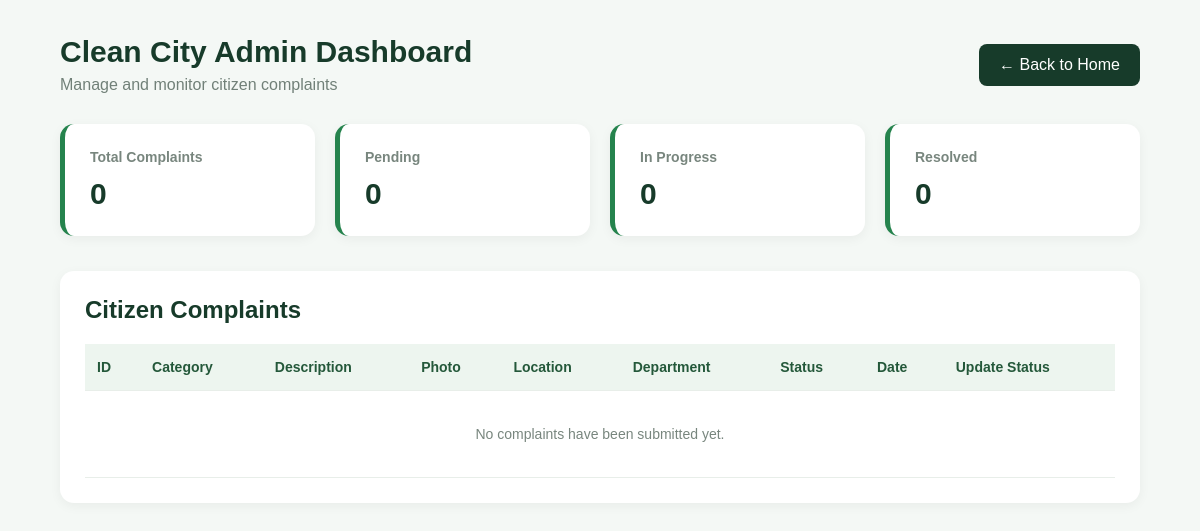
The page /admin on the database as committed earlier.
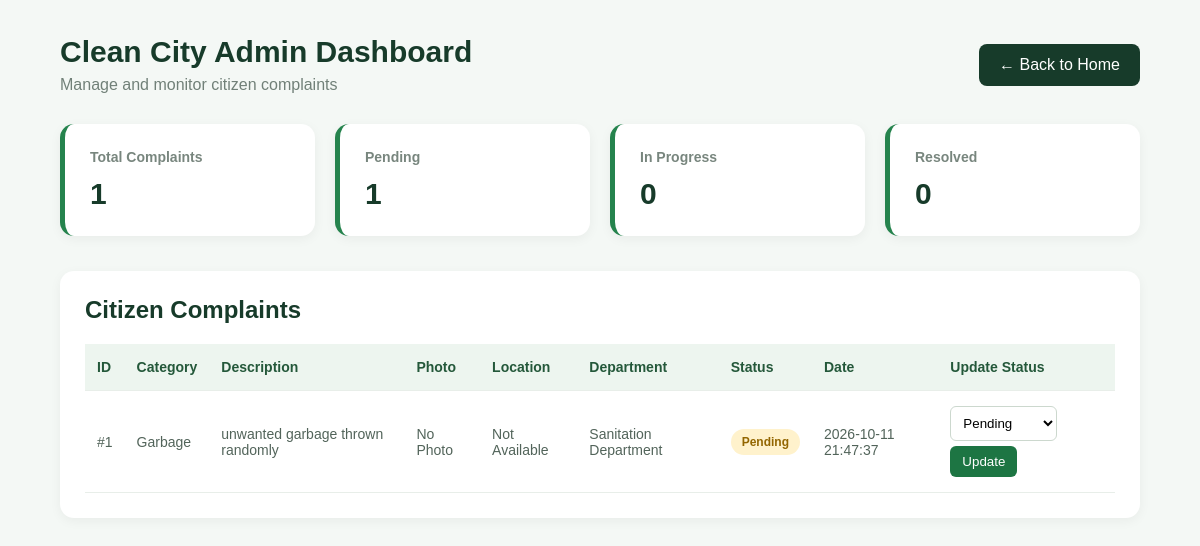
The same page on the database as committed later.
### tables this page shows
CREATE TABLE issues (

            id INTEGER PRIMARY KEY AUTOINCREMENT,

            category TEXT NOT NULL,

            description TEXT NOT NULL,

            photo TEXT,

            latitude REAL,

            longitude REAL,

            status TEXT DEFAULT 'Pending',

            department TEXT,

            created_at TEXT NOT NULL

        );

### app.py (the view)
@app.route("/admin")
def admin():
    connection = get_db_connection()
    issues = connection.execute(
        "SELECT * FROM issues ORDER BY id DESC"
    ).fetchall()
    total = connection.execute(
        "SELECT COUNT(*) FROM issues"
    ).fetchone()[0]
    pending = connection.execute(
        "SELECT COUNT(*) FROM issues WHERE status = 'Pending'"
    ).fetchone()[0]
    in_progress = connection.execute(
        "SELECT COUNT(*) FROM issues WHERE status = 'In Progress'"
    ).fetchone()[0]
    resolved = connection.execute(
        "SELECT COUNT(*) FROM issues WHERE status = 'Resolved'"
    ).fetchone()[0]
    connection.close()
    return render_template(
        "admin.html",
        issues=issues,
        total=total,
        pending=pending,
        in_progress=in_progress,
        resolved=resolved
    )

### app.py (called while the page is built)
def get_db_connection():
    connection = sqlite3.connect("database.db")
    connection.row_factory = sqlite3.Row
    return connection

### templates/admin.html (shortened to what the changed rows need)
<!DOCTYPE html>
<html lang="en">
<head>
</head>
<body>
<div class="admin-page">
    <header class="admin-header">
        <div>
            <h1>Clean City Admin Dashboard</h1>
        </div>
    </header>
    <section class="dashboard-stats">
        <div class="stat-card">
            <h3>Total Complaints</h3>
            <h2>{{ total }}</h2>
        </div>
        <div class="stat-card">
            <h3>Pending</h3>
            <h2>{{ pending }}</h2>
        </div>
        <div class="stat-card">
            <h2>{{ in_progress }}</h2>
        </div>
        <div class="stat-card">
            <h2>{{ resolved }}</h2>
        </div>
    </section>
    <section class="complaints-section">
        <h2>Citizen Complaints</h2>
        <div class="table-container">
            <table>
                <thead>
                    <tr>
                        <th>ID</th>
                        <th>Category</th>
                        <th>Description</th>
                        <th>Photo</th>
                        <th>Location</th>
                        <th>Department</th>
                        <th>Status</th>
                        <th>Date</th>
                        <th>Update Status</th>
                    </tr>
                </thead>
                <tbody>
                {% for issue in issues %}
                    <tr>
                        <td>#{{ issue['id'] }}</td>
                        <td>{{ issue['category'] }}</td>
                        <td>{{ issue['description'] }}</td>
                        <td>
                            {% if issue['photo'] %}
                                <a class="photo-link"
                                   href="{{ url_for('static', filename='uploads/' + issue['photo']) }}"
                                   target="_blank">
                                    View Photo
                                </a>
                            {% else %}
                                No Photo
                            {% endif %}
                        </td>
                        <td>
                            {% if issue['latitude'] and issue['longitude'] %}
                                <a class="location-link"
                                   href="https://www.google.com/maps?q={{ issue['latitude'] }},{{ issue['longitude'] }}"
                                   target="_blank">
                                    View Map
                                </a>
                            {% else %}
                                Not Available
                            {% endif %}
                        </td>
                        <td>{{ issue['department'] or 'Not Assigned' }}</td>
                        <td>
                            {% if issue['status'] == 'Pending' %}
                                <span class="status pending">Pending</span>
                            {% elif issue['status'] == 'In Progress' %}
                                <span class="status in-progress">In Progress</span>
                            {% elif issue['status'] == 'Resolved' %}
                                <span class="status resolved">Resolved</span>
                            {% else %}
                                {{ issue['status'] }}
                            {% endif %}
                        </td>
                        <td>{{ issue['created_at'] }}</td>
                        <td>
                            <form
                                action="{{ url_for('update_status', issue_id=issue['id']) }}"
                                method="POST">
                                <select name="status" required>
                                    <option value="Pending"
                                        {% if issue['status'] == 'Pending' %}selected{% endif %}>
                                        Pending
                                    </option>
                                </select>
                                <button type="submit" class="update-btn">
                                    Update
                                </button>
                            </form>
                        </td>
                    </tr>
                {% else %}
                    <tr>
                        <td colspan="9" class="empty-message">
                            No complaints have been submitted yet.
                        </td>
                    </tr>
                {% endfor %}
                </tbody>
            </table>
        </div>
    </section>
</div>
</body>
</html>

Rows that differ between the two databases and show on the page:
added issues: id "1", category "Garbage", description "unwanted garbage thrown randomly", latitude "Not Available", department "Sanitation Department", shows "Pending", created_at "2026-10-11 21:47:37", status "Pending"
Other text that changed with them:
{{ total }}: "0" → "1"
{{ pending }}: "0" → "1"
text no longer shown: "No complaints have been submitted yet."
